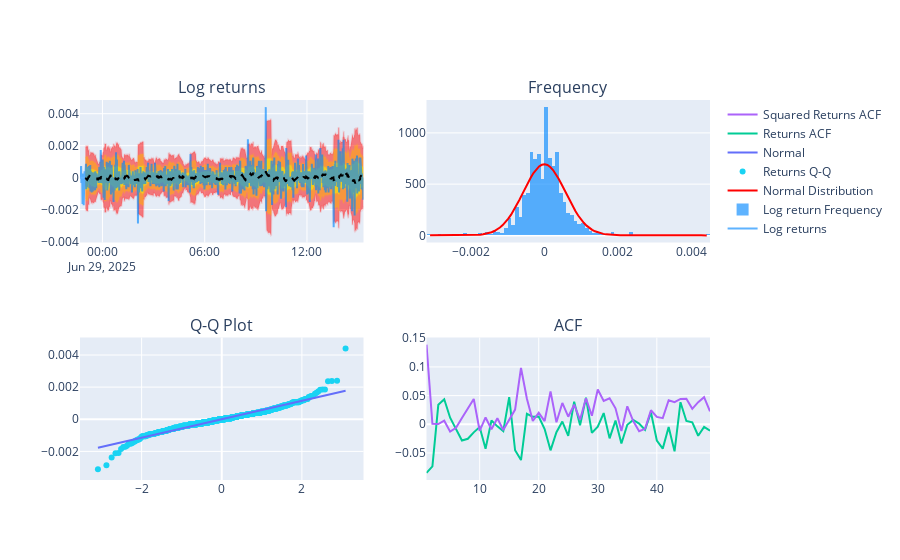

Notebook code cell kept with this figure:
### Code cell
stats_summary = analyse_returns_characteristics(df)

### Figure 1 — Plotly figure (JSON) as saved in the notebook; plotly's stock layout.template omitted (floating-point values rounded to 4 significant figures; data arrays with more than 128 entries replaced by an {"elided": "..."} marker saying what was removed)
{"data": [{"line": {"color": "rgba(255, 0, 0, 0.1)"}, "mode": "lines", "showlegend": false, "type": "scatter", "x": {"elided": "999 str values"}, "xaxis": "x", "y": {"elided": "999 float values"}, "yaxis": "y"}, {"fill": "tonexty", "line": {"color": "rgba(255, 0, 0, 0.1)"}, "mode": "lines", "showlegend": false, "type": "scatter", "x": {"elided": "999 str values"}, "xaxis": "x", "y": {"elided": "999 float values"}, "yaxis": "y"}, {"line": {"color": "rgba(255, 183, 0, 0.1)"}, "mode": "lines", "showlegend": false, "type": "scatter", "x": {"elided": "999 str values"}, "xaxis": "x", "y": {"elided": "999 float values"}, "yaxis": "y"}, {"fill": "tonexty", "line": {"color": "rgba(255, 183, 0, 0.1)"}, "mode": "lines", "showlegend": false, "type": "scatter", "x": {"elided": "999 str values"}, "xaxis": "x", "y": {"elided": "999 float values"}, "yaxis": "y"}, {"line": {"color": "rgba(236, 255, 0, 0.1)"}, "mode": "lines", "showlegend": false, "type": "scatter", "x": {"elided": "999 str values"}, "xaxis": "x", "y": {"elided": "999 float values"}, "yaxis": "y"}, {"fill": "tonexty", "line": {"color": "rgba(236, 255, 0, 0.1)"}, "mode": "lines", "showlegend": false, "type": "scatter", "x": {"elided": "999 str values"}, "xaxis": "x", "y": {"elided": "999 float values"}, "yaxis": "y"}, {"line": {"color": "rgba(0, 135, 255, 0.63)"}, "mode": "lines", "name": "Log returns", "type": "scatter", "x": {"elided": "999 str values"}, "xaxis": "x", "y": {"elided": "999 float values"}, "yaxis": "y"}, {"line": {"color": "black", "dash": "dash"}, "mode": "lines", "showlegend": false, "type": "scatter", "x": {"elided": "999 str values"}, "xaxis": "x", "y": {"elided": "999 float values"}, "yaxis": "y"}, {"histnorm": "probability density", "marker": {"color": "rgba(0, 135, 255, 0.63)"}, "name": "Log return Frequency", "type": "histogram", "x": {"elided": "999 float values"}, "xaxis": "x2", "yaxis": "y2"}, {"line": {"color": "red", "width": 2}, "mode": "lines", "name": "Normal Distribution", "type": "scatter", "x": [-0.003103, -0.003028, -0.002952, -0.002876, -0.0028, -0.002724, -0.002648, -0.002572, -0.002496, -0.00242, -0.002344, -0.002268, -0.002193, -0.002117, -0.002041, -0.001965, -0.001889, -0.001813, -0.001737, -0.001661, -0.001585, -0.001509, -0.001433, -0.001358, -0.001282, -0.001206, -0.00113, -0.001054, -0.000978, -0.0009021, -0.0008262, -0.0007503, -0.0006744, -0.0005984, -0.0005225, -0.0004466, -0.0003707, -0.0002948, -0.0002189, -0.000143, -6.709e-05, 8.821e-06, 8.473e-05, 0.0001606, 0.0002365, 0.0003125, 0.0003884, 0.0004643, 0.0005402, 0.0006161, 0.000692, 0.0007679, 0.0008438, 0.0009197, 0.0009956, 0.001072, 0.001147, 0.001223, 0.001299, 0.001375, 0.001451, 0.001527, 0.001603, 0.001679, 0.001755, 0.001831, 0.001907, 0.001982, 0.002058, 0.002134, 0.00221, 0.002286, 0.002362, 0.002438, 0.002514, 0.00259, 0.002666, 0.002742, 0.002817, 0.002893, 0.002969, 0.003045, 0.003121, 0.003197, 0.003273, 0.003349, 0.003425, 0.003501, 0.003577, 0.003652, 0.003728, 0.003804, 0.00388, 0.003956, 0.004032, 0.004108, 0.004184, 0.00426, 0.004336, 0.004412], "xaxis": "x2", "y": [0.0003277, 0.0006623, 0.001315, 0.002568, 0.004925, 0.009283, 0.0172, 0.03131, 0.05601, 0.09847, 0.1701, 0.2889, 0.482, 0.7905, 1.274, 2.017, 3.14, 4.802, 7.218, 10.66, 15.48, 22.08, 30.95, 42.64, 57.73, 76.81, 100.4, 129.1, 163.0, 202.2, 246.6, 295.6, 348.2, 403.0, 458.4, 512.4, 562.9, 607.7, 644.7, 672.2, 688.8, 693.5, 686.3, 667.4, 637.8, 599.0, 552.8, 501.4, 446.9, 391.5, 337.0, 285.1, 237.0, 193.6, 155.5, 122.7, 95.12, 72.49, 54.28, 39.95, 28.89, 20.53, 14.34, 9.845, 6.641, 4.402, 2.868, 1.836, 1.155, 0.7142, 0.434, 0.2591, 0.1521, 0.08769, 0.0497, 0.02768, 0.01515, 0.008148, 0.004307, 0.002237, 0.001142, 0.000573, 0.0002825, 0.0001369, 6.517e-05, 3.049e-05, 1.402e-05, 6.336e-06, 2.814e-06, 1.228e-06, 5.267e-07, 2.22e-07, 9.195e-08, 3.743e-08, 1.497e-08, 5.886e-09, 2.274e-09, 8.633e-10, 3.221e-10, 1.181e-10], "yaxis": "y2"}, {"marker": {"color": "#19d3f3"}, "mode": "markers", "name": "Returns Q-Q", "type": "scatter", "x": {"elided": "999 float values"}, "xaxis": "x3", "y": {"elided": "999 float values"}, "yaxis": "y3"}, {"line": {"color": "#636efa"}, "mode": "lines", "name": "Normal", "type": "scatter", "x": {"elided": "999 float values"}, "xaxis": "x3", "y": {"elided": "999 float values"}, "yaxis": "y3"}, {"name": "Returns ACF", "type": "scatter", "x": [1, 2, 3, 4, 5, 6, 7, 8, 9, 10, 11, 12, 13, 14, 15, 16, 17, 18, 19, 20, 21, 22, 23, 24, 25, 26, 27, 28, 29, 30, 31, 32, 33, 34, 35, 36, 37, 38, 39, 40, 41, 42, 43, 44, 45, 46, 47, 48, 49], "xaxis": "x4", "y": [-0.08475, -0.07352, 0.03391, 0.04367, 0.01143, -0.007951, -0.02822, -0.02524, -0.01413, -0.004958, -0.04261, 0.006604, -0.003625, -0.01191, 0.04744, -0.04534, -0.06247, 0.01812, 0.01298, 0.01343, -0.00837, -0.04546, -0.01385, 0.004767, -0.02024, 0.03948, -0.001863, 0.04633, -0.01511, -0.004152, 0.01955, -0.02455, 0.006603, -0.03342, -0.0007884, 0.007414, 0.001155, -0.009692, 0.02069, -0.02842, -0.04246, -0.004696, -0.04726, 0.03845, 0.005773, 0.003436, -0.01999, -0.004524, -0.01123], "yaxis": "y4"}, {"name": "Squared Returns ACF", "type": "scatter", "x": [1, 2, 3, 4, 5, 6, 7, 8, 9, 10, 11, 12, 13, 14, 15, 16, 17, 18, 19, 20, 21, 22, 23, 24, 25, 26, 27, 28, 29, 30, 31, 32, 33, 34, 35, 36, 37, 38, 39, 40, 41, 42, 43, 44, 45, 46, 47, 48, 49], "xaxis": "x4", "y": [0.1389, 0.0009333, 0.0004089, 0.006162, -0.01281, -0.006044, 0.0109, 0.02748, 0.04412, -0.01156, 0.01193, -0.008643, 0.01042, -0.0101, 0.007717, 0.0256, 0.0982, 0.04463, 0.005707, 0.01998, 0.005618, 0.0574, 0.003513, 0.03724, 0.01319, 0.03413, 0.007753, 0.04538, 0.01491, 0.06059, 0.04062, 0.04526, 0.02786, -0.0116, 0.03132, 0.005657, -0.01207, -0.007997, 0.02448, 0.01285, 0.01074, 0.04191, 0.03857, 0.04411, 0.04458, 0.02693, 0.03853, 0.04717, 0.0225], "yaxis": "y4"}], "layout": {"annotations": [{"font": {"size": 16}, "showarrow": false, "text": "Log returns", "x": 0.225, "xanchor": "center", "xref": "paper", "y": 1, "yanchor": "bottom", "yref": "paper"}, {"font": {"size": 16}, "showarrow": false, "text": "Frequency", "x": 0.775, "xanchor": "center", "xref": "paper", "y": 1, "yanchor": "bottom", "yref": "paper"}, {"font": {"size": 16}, "showarrow": false, "text": "Q-Q Plot", "x": 0.225, "xanchor": "center", "xref": "paper", "y": 0.375, "yanchor": "bottom", "yref": "paper"}, {"font": {"size": 16}, "showarrow": false, "text": "ACF", "x": 0.775, "xanchor": "center", "xref": "paper", "y": 0.375, "yanchor": "bottom", "yref": "paper"}], "xaxis": {"anchor": "y", "domain": [0, 0.45]}, "xaxis2": {"anchor": "y2", "domain": [0.55, 1]}, "xaxis3": {"anchor": "y3", "domain": [0, 0.45]}, "xaxis4": {"anchor": "y4", "domain": [0.55, 1]}, "yaxis": {"anchor": "x", "domain": [0.625, 1]}, "yaxis2": {"anchor": "x2", "domain": [0.625, 1]}, "yaxis3": {"anchor": "x3", "domain": [0, 0.375]}, "yaxis4": {"anchor": "x4", "domain": [0, 0.375]}}}
